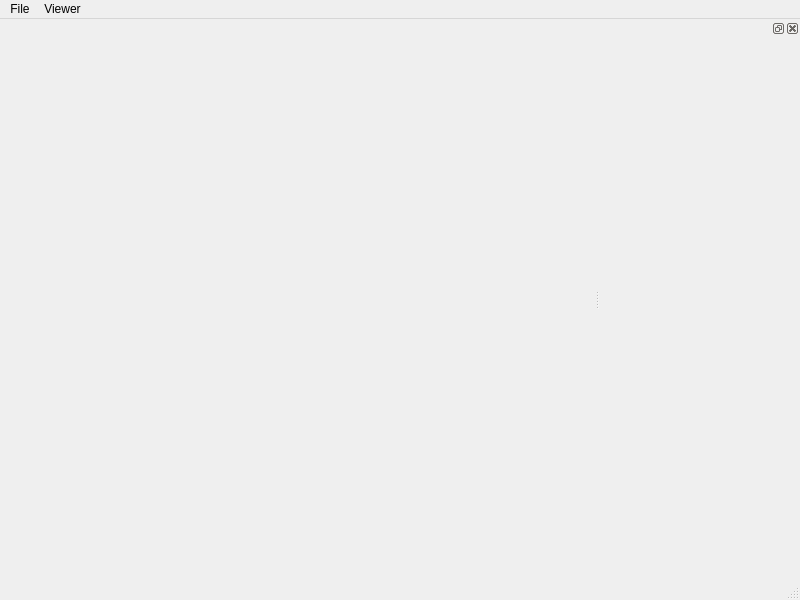
<?xml version="1.0" encoding="UTF-8"?>
<ui version="4.0">
 <class>MainWindow</class>
 <widget class="QMainWindow" name="MainWindow">
  <property name="geometry">
   <rect>
    <x>0</x>
    <y>0</y>
    <width>800</width>
    <height>600</height>
   </rect>
  </property>
  <property name="windowTitle">
   <string>Mental Health Vitals</string>
  </property>
  <widget class="QWidget" name="centralwidget">
   <layout class="QHBoxLayout" name="horizontalLayout">
    <property name="spacing">
     <number>0</number>
    </property>
    <property name="leftMargin">
     <number>0</number>
    </property>
    <property name="topMargin">
     <number>0</number>
    </property>
    <property name="rightMargin">
     <number>0</number>
    </property>
    <property name="bottomMargin">
     <number>0</number>
    </property>
    <item>
     <layout class="QGridLayout" name="gridLayout">
      <property name="spacing">
       <number>0</number>
      </property>
     </layout>
    </item>
   </layout>
  </widget>
  <widget class="QMenuBar" name="menubar">
   <property name="geometry">
    <rect>
     <x>0</x>
     <y>0</y>
     <width>800</width>
     <height>22</height>
    </rect>
   </property>
   <widget class="QMenu" name="menuFile">
    <property name="title">
     <string>File</string>
    </property>
    <addaction name="actionExit"/>
   </widget>
   <widget class="QMenu" name="menuViewer">
    <property name="title">
     <string>Viewer</string>
    </property>
    <addaction name="actionDepth"/>
    <addaction name="actionPoint_Cloud"/>
   </widget>
   <addaction name="menuFile"/>
   <addaction name="menuViewer"/>
  </widget>
  <widget class="QStatusBar" name="statusbar"/>
  <widget class="QDockWidget" name="dockWidget">
   <property name="minimumSize">
    <size>
     <width>200</width>
     <height>35</height>
    </size>
   </property>
   <attribute name="dockWidgetArea">
    <number>2</number>
   </attribute>
   <widget class="QWidget" name="dockWidgetContents"/>
  </widget>
  <action name="actionExit">
   <property name="text">
    <string>Exit</string>
   </property>
  </action>
  <action name="actionDepth">
   <property name="text">
    <string>Depth</string>
   </property>
  </action>
  <action name="actionPoint_Cloud">
   <property name="text">
    <string>Point Cloud</string>
   </property>
  </action>
 </widget>
 <resources/>
 <connections/>
</ui>
